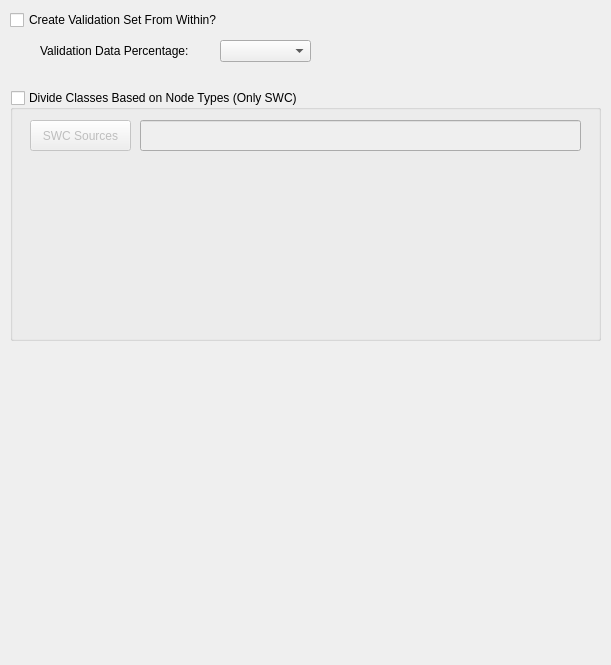
         <widget class="QWidget" name="page_3">
          <property name="geometry">
           <rect>
            <x>0</x>
            <y>0</y>
            <width>611</width>
            <height>665</height>
           </rect>
          </property>
          <attribute name="label">
           <string>Create New Lists</string>
          </attribute>
          <widget class="QCheckBox" name="checkBox">
           <property name="geometry">
            <rect>
             <x>10</x>
             <y>10</y>
             <width>251</width>
             <height>20</height>
            </rect>
           </property>
           <property name="font">
            <font>
             <weight>50</weight>
             <bold>false</bold>
            </font>
           </property>
           <property name="text">
            <string>Create Validation Set From Within?</string>
           </property>
          </widget>
          <widget class="QComboBox" name="comboBox_3">
           <property name="geometry">
            <rect>
             <x>220</x>
             <y>40</y>
             <width>91</width>
             <height>22</height>
            </rect>
           </property>
          </widget>
          <widget class="QLabel" name="label_11">
           <property name="geometry">
            <rect>
             <x>40</x>
             <y>35</y>
             <width>181</width>
             <height>31</height>
            </rect>
           </property>
           <property name="font">
            <font>
             <weight>50</weight>
             <bold>false</bold>
            </font>
           </property>
           <property name="text">
            <string>Validation Data Percentage:</string>
           </property>
          </widget>
          <widget class="QGroupBox" name="groupBox">
           <property name="geometry">
            <rect>
             <x>10</x>
             <y>90</y>
             <width>591</width>
             <height>251</height>
            </rect>
           </property>
           <property name="title">
            <string>Divide Classes Based on Node Types (Only SWC)</string>
           </property>
           <property name="checkable">
            <bool>true</bool>
           </property>
           <property name="checked">
            <bool>false</bool>
           </property>
           <widget class="QPushButton" name="pushButton_8">
            <property name="enabled">
             <bool>true</bool>
            </property>
            <property name="geometry">
             <rect>
              <x>20</x>
              <y>30</y>
              <width>101</width>
              <height>31</height>
             </rect>
            </property>
            <property name="font">
             <font>
              <weight>50</weight>
              <bold>false</bold>
             </font>
            </property>
            <property name="text">
             <string>SWC Sources</string>
            </property>
           </widget>
           <widget class="QLineEdit" name="lineEdit_16">
            <property name="geometry">
             <rect>
              <x>130</x>
              <y>30</y>
              <width>441</width>
              <height>31</height>
             </rect>
            </property>
            <property name="font">
             <font>
              <weight>50</weight>
              <bold>false</bold>
             </font>
            </property>
           </widget>
          </widget>
         </widget>
